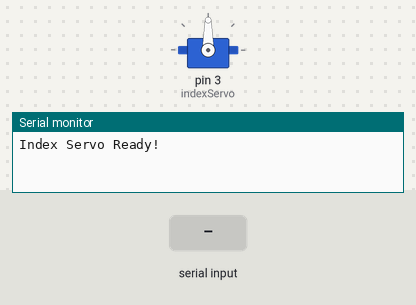
A sketch run on a simulated Arduino Uno, built with avr-gcc and run on an emulated ATmega328P. On the bench: servo, the last lines printed to the serial monitor. The inputs (shaded band) are chosen by the test bench.

Above: at 1.2 s.
1.3 s: "30,150\n" received over Serial
At 2.0 s:
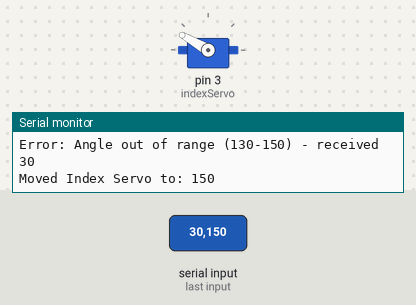
Timing chart, 0 to 4.3 s (numbered marks = the images above; inputs shaded):
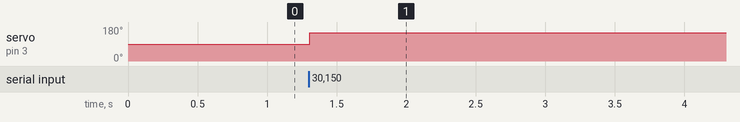

The sketch:

Single_Servo.ino
```cpp
#include <Servo.h>

Servo indexServo;

void setup() {
  Serial.begin(9600);
  indexServo.attach(3);   // Index servo pin
  Serial.println("Index Servo Ready!");
}

void loop() {
  if (Serial.available()) {

    int indexAngle = Serial.parseInt();  // Read angle

    // Remove leftover newline
    if (Serial.peek() == '\n') Serial.read();

    // Check range (130-150)
    if (indexAngle >= 130 && indexAngle <= 150) {
      indexServo.write(indexAngle);
      Serial.print("Moved Index Servo to: ");
      Serial.println(indexAngle);
    } else {
      Serial.print("Error: Angle out of range (130-150) - received ");
      Serial.println(indexAngle);
    }
  }
}
```

Measured:
- after the input at 1.3 s, servo on pin 3 (indexServo): 90° → 150° at once
